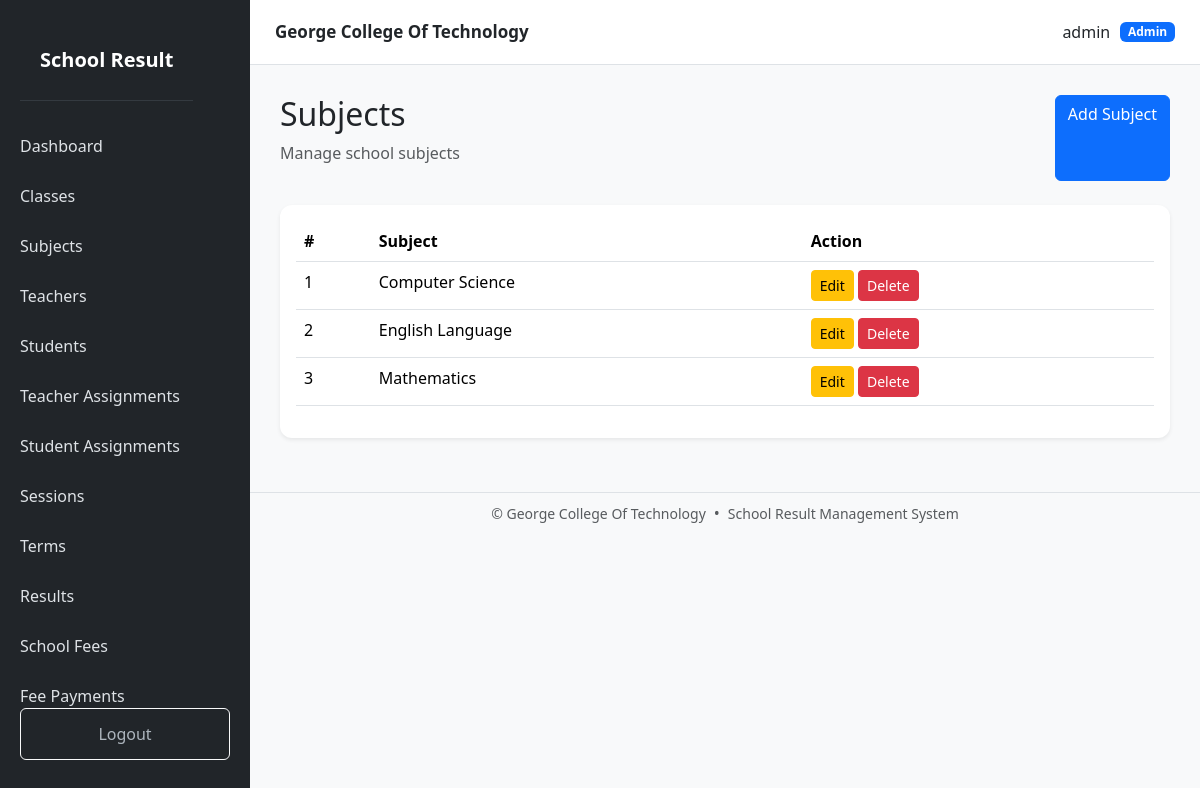
Screenshot of /subjects/ (signed in) with the database file from the repository.
### models.py (models this page shows, shortened)
class User(UserMixin, db.Model):
    __tablename__ = "users"
    id = db.Column(
        db.Integer,
        primary_key=True
    )
    username = db.Column(
        db.String(100),
        unique=True,
        nullable=False
    )
    password_hash = db.Column(
        db.String(255),
        nullable=False
    )
    role = db.Column(
        db.String(20),
        nullable=False,
        default="student"
    )
    is_active = db.Column(
        db.Boolean,
        default=True
    )
    teacher = db.relationship(
        "Teacher",
        back_populates="user",
        uselist=False
    )
    student = db.relationship(
        "Student",
        back_populates="user",
        uselist=False
    )

class Subject(db.Model):
    __tablename__ = "subjects"
    id = db.Column(
        db.Integer,
        primary_key=True
    )
    name = db.Column(
        db.String(100),
        unique=True,
        nullable=False
    )
    created_at = db.Column(
        db.DateTime,
        server_default=db.func.now()
    )
    teacher_assignments = db.relationship(
        "TeacherAssignment",
        back_populates="subject",
        cascade="all, delete-orphan"
    )
    results = db.relationship(
        "Result",
        back_populates="subject"
    )

### routes/subject.py (the view)
@subject.route("/")
@login_required
def list_subjects():
    subjects = Subject.query.order_by(
        Subject.name
    ).all()
    return render_template(
        "subject/list.html",
        subjects=subjects
    )

### templates/subject/list.html (shortened to what this page needs)
{% extends "base.html" %}
{% block content %}
<div class="d-flex justify-content-between mb-4">
    <div>
        <h2>Subjects</h2>
        <p class="text-muted">
            Manage school subjects
        </p>
    </div>
    {% if current_user.role == "admin" %}
    <a
        href="{{ url_for('subject.create_subject') }}"
        class="btn btn-primary"
    >
        Add Subject
    </a>
    {% endif %}
</div>
<div class="card shadow-sm">
    <div class="card-body">
        <table class="table table-hover">
            <thead>
                <tr>
                    <th>#</th>
                    <th>Subject</th>
                    {% if current_user.role == "admin" %}
                    <th>Action</th>
                    {% endif %}
                </tr>
            </thead>
            <tbody>
                {% for subject in subjects %}
                <tr>
                    <td>{{ loop.index }}</td>
                    <td>{{ subject.name }}</td>
                    {% if current_user.role == "admin" %}
                    <td>
                        <a
                            href="{{ url_for(
                                'subject.edit_subject',
                                id=subject.id
                            ) }}"
                            class="btn btn-sm btn-warning"
                        >
                            Edit
                        </a>
                        <form
                            method="POST"
                            action="{{ url_for(
                                'subject.delete_subject',
                                id=subject.id
                            ) }}"
                            class="d-inline"
                        >
                            <button
                                class="btn btn-sm btn-danger"
                                onclick="return confirm('Delete this subject?')"
                            >
                                Delete
                            </button>
                        </form>
                    </td>
                    {% endif %}
                </tr>
                {% else %}
                <tr>
                    <td colspan="3" class="text-center">
                        No subjects found.
                    </td>
                </tr>
                {% endfor %}
            </tbody>
        </table>
    </div>
</div>
{% endblock %}

### templates/base.html (shortened to what this page needs)
<!DOCTYPE html>
<html lang="en">
<head>
    <link
        href="https://cdn.jsdelivr.net/npm/bootstrap@5.3.3/dist/css/bootstrap.min.css"
        rel="stylesheet"
    >
    <link
        rel="stylesheet"
        href="{{ url_for('static', filename='css/style.css') }}"
    >
</head>
<body>
{% if current_user.is_authenticated %}
<div
    class="sidebar"
    id="sidebar"
>
    <div class="sidebar-header">
        <div class="brand">
            School Result
        </div>
    </div>
    {% if current_user.role == "admin" %}
        <a href="{{ url_for('dashboard.index') }}">
            Dashboard
        </a>
        <a href="{{ url_for('classroom.list_classrooms') }}">
            Classes
        </a>
        <a href="{{ url_for('subject.list_subjects') }}">
            Subjects
        </a>
        <a href="{{ url_for('teacher.list_teachers') }}">
            Teachers
        </a>
        <a href="{{ url_for('student.list_students') }}">
            Students
        </a>
        <a href="{{ url_for('assignment.list_assignments') }}">
            Teacher Assignments
        </a>
        <a href="{{ url_for('student.student_assignments') }}">
            Student Assignments
        </a>
        <a href="{{ url_for('session.list_sessions') }}">
            Sessions
        </a>
        <a href="{{ url_for('term.list_terms') }}">
            Terms
        </a>
        <a href="{{ url_for('result.list_results') }}">
            Results
        </a>
        <a href="{{ url_for('fee.school_fees') }}">
            School Fees
        </a>
        <a href="{{ url_for('payment.fee_payments') }}">
            Fee Payments
        </a>
    {% endif %}
    <div class="logout">
        <a
            href="{{ url_for('auth.logout') }}"
            class="btn btn-outline-light w-100"
        >
            Logout
        </a>
    </div>
</div>
<div class="main-content">
    <div class="page-wrapper">
        <div class="topbar">
            <strong class="topbar-title">
                George College Of Technology
            </strong>
            <div class="topbar-user">
                <span>
                    {{ current_user.username }}
                </span>
                <span class="badge bg-primary">
                    {{ current_user.role|capitalize }}
                </span>
            </div>
        </div>
        <main class="content">
            {% block content %}
            {% endblock %}
        </main>
        <footer
            class="no-print border-top bg-light mt-4 py-2"
        >
            <div
                class="container-fluid d-flex justify-content-center align-items-center flex-wrap gap-2"
            >
                <small class="text-muted">
                    &copy; {{ current_year }}
                    George College Of Technology
                </small>
                <span class="text-muted">
                    •
                </span>
                <small class="text-muted">
                    School Result Management System
                </small>
            </div>
        </footer>
    </div>
</div>
{% else %}
<!-- =========================================================
     PUBLIC / AUTH PAGES
========================================================= -->
{% block auth_content %}
{% endblock %}
{% endif %}
</body>
</html>

### static/css/style.css (style rules this page uses)
body { background: #f5f7fb; }
.sidebar { width: 250px; min-height: 100vh; background: #212529; position: fixed; left: 0; top: 0; bottom: 0; }
.brand { color: white; font-size: 22px; font-weight: bold; padding: 25px 20px; border-bottom: 1px solid #343a40; }
.sidebar a { display: block; color: #adb5bd; text-decoration: none; padding: 13px 20px; }
.logout { position: absolute; bottom: 20px; width: 100%; padding: 0 20px; }
.main-content { margin-left: 250px; min-height: 100vh; }
.topbar { background: white; padding: 18px 30px; border-bottom: 1px solid #ddd; display: flex; justify-content: space-between; }
.content { padding: 30px; }
.card { border: none; border-radius: 12px; }
body { margin: 0; background: #f8f9fa; }
.sidebar { position: fixed; top: 0; left: 0; width: 250px; height: 100vh; background: #212529; color: white; z-index: 1050; display: flex; flex-direction: column; overflow-y: auto; }
.sidebar-header { display: flex; align-items: center; justify-content: space-between; padding: 20px; }
.brand { font-size: 20px; font-weight: bold; }
.sidebar > a { display: block; color: #dee2e6; text-decoration: none; padding: 13px 20px; transition: 0.2s; }
.logout { margin-top: auto; padding: 20px; }
.topbar { height: 65px; background: white; border-bottom: 1px solid #dee2e6; display: flex; align-items: center; justify-content: space-between; padding: 0 25px; position: sticky; top: 0; z-index: 1000; }
.topbar-title { font-size: 17px; }
.topbar-user { display: flex; align-items: center; gap: 10px; }

### rows the page displays
User: username "admin", role "Admin"
Subject: name "Computer Science"
Subject: name "English Language"
Subject: name "Mathematics"
